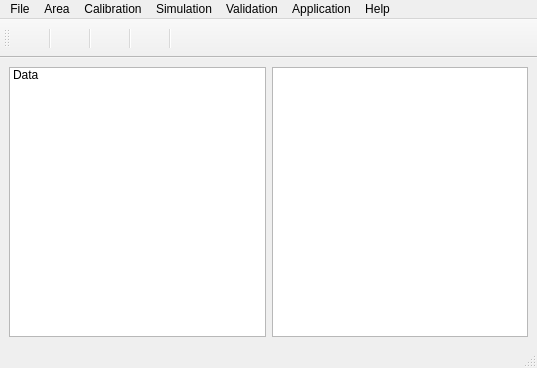
<?xml version="1.0" encoding="UTF-8"?>
<ui version="4.0">
 <class>MainWindow</class>
 <widget class="QMainWindow" name="MainWindow">
  <property name="geometry">
   <rect>
    <x>0</x>
    <y>0</y>
    <width>537</width>
    <height>368</height>
   </rect>
  </property>
  <property name="windowTitle">
   <string>MainWindow</string>
  </property>
  <property name="windowIcon">
   <iconset>
    <normaloff>../res/logo.png</normaloff>../res/logo.png</iconset>
  </property>
  <widget class="QWidget" name="centralwidget">
   <layout class="QGridLayout" name="gridLayout">
    <item row="0" column="0">
     <widget class="QListWidget" name="listWidget">
      <item>
       <property name="text">
        <string>Data</string>
       </property>
       <property name="icon">
        <iconset>
         <normaloff>C:/Users/panxi/.designer/backup/icon/3935.png</normaloff>C:/Users/panxi/.designer/backup/icon/3935.png</iconset>
       </property>
      </item>
     </widget>
    </item>
    <item row="0" column="1">
     <widget class="QGraphicsView" name="graphicsView"/>
    </item>
   </layout>
  </widget>
  <widget class="QMenuBar" name="menubar">
   <property name="geometry">
    <rect>
     <x>0</x>
     <y>0</y>
     <width>537</width>
     <height>26</height>
    </rect>
   </property>
   <widget class="QMenu" name="menuFile">
    <property name="title">
     <string>File</string>
    </property>
    <addaction name="actionOpen_2"/>
    <addaction name="actionClear"/>
   </widget>
   <widget class="QMenu" name="menuArea">
    <property name="title">
     <string>Area</string>
    </property>
    <addaction name="actionArea"/>
   </widget>
   <widget class="QMenu" name="menuCalibration">
    <property name="title">
     <string>Calibration</string>
    </property>
    <addaction name="actionCalibration"/>
   </widget>
   <widget class="QMenu" name="menuSimulation">
    <property name="title">
     <string>Simulation</string>
    </property>
    <addaction name="actionSimulation"/>
   </widget>
   <widget class="QMenu" name="menuValidation">
    <property name="title">
     <string>Validation</string>
    </property>
    <addaction name="actionValidation"/>
   </widget>
   <widget class="QMenu" name="menuApplication">
    <property name="title">
     <string>Application</string>
    </property>
    <addaction name="actionApplication"/>
   </widget>
   <widget class="QMenu" name="menuHelp">
    <property name="title">
     <string>Help</string>
    </property>
    <addaction name="actionAbout"/>
    <addaction name="actionUser_Guide_2"/>
   </widget>
   <addaction name="menuFile"/>
   <addaction name="menuArea"/>
   <addaction name="menuCalibration"/>
   <addaction name="menuSimulation"/>
   <addaction name="menuValidation"/>
   <addaction name="menuApplication"/>
   <addaction name="menuHelp"/>
  </widget>
  <widget class="QStatusBar" name="statusbar"/>
  <widget class="QToolBar" name="toolBar">
   <property name="windowTitle">
    <string>toolBar</string>
   </property>
   <attribute name="toolBarArea">
    <enum>TopToolBarArea</enum>
   </attribute>
   <attribute name="toolBarBreak">
    <bool>false</bool>
   </attribute>
   <addaction name="actionOpen"/>
   <addaction name="separator"/>
   <addaction name="actionMove"/>
   <addaction name="separator"/>
   <addaction name="actionWhole"/>
   <addaction name="separator"/>
   <addaction name="actionZoomIn"/>
   <addaction name="separator"/>
   <addaction name="actionZoomOut"/>
  </widget>
  <action name="actionOpen">
   <property name="checkable">
    <bool>true</bool>
   </property>
   <property name="icon">
    <iconset>
     <normaloff>../res/Open.png</normaloff>../res/Open.png</iconset>
   </property>
   <property name="text">
    <string/>
   </property>
   <property name="toolTip">
    <string>Open</string>
   </property>
  </action>
  <action name="actionWhole">
   <property name="checkable">
    <bool>true</bool>
   </property>
   <property name="icon">
    <iconset>
     <normaloff>../res/Full.png</normaloff>../res/Full.png</iconset>
   </property>
   <property name="text">
    <string/>
   </property>
   <property name="toolTip">
    <string>Full</string>
   </property>
  </action>
  <action name="actionZoomIn">
   <property name="checkable">
    <bool>true</bool>
   </property>
   <property name="icon">
    <iconset>
     <normaloff>../res/Zoomin.png</normaloff>../res/Zoomin.png</iconset>
   </property>
   <property name="text">
    <string/>
   </property>
   <property name="toolTip">
    <string>Zoom in</string>
   </property>
  </action>
  <action name="actionZoomOut">
   <property name="checkable">
    <bool>true</bool>
   </property>
   <property name="icon">
    <iconset>
     <normaloff>../res/Zoomout.png</normaloff>../res/Zoomout.png</iconset>
   </property>
   <property name="text">
    <string/>
   </property>
   <property name="toolTip">
    <string>Zoom out</string>
   </property>
  </action>
  <action name="actionMove">
   <property name="checkable">
    <bool>true</bool>
   </property>
   <property name="icon">
    <iconset>
     <normaloff>../res/Pan.png</normaloff>../res/Pan.png</iconset>
   </property>
   <property name="text">
    <string/>
   </property>
   <property name="toolTip">
    <string>Move</string>
   </property>
  </action>
  <action name="actionLUSD_Calibration">
   <property name="icon">
    <iconset theme="res/Open.png">
     <normaloff>C:/Users/panxi/.designer/backup</normaloff>C:/Users/panxi/.designer/backup</iconset>
   </property>
   <property name="text">
    <string>Calibration</string>
   </property>
  </action>
  <action name="actionLUSD_simulation">
   <property name="text">
    <string>Simulation</string>
   </property>
  </action>
  <action name="actionProbability_Calculation">
   <property name="text">
    <string>Simulation</string>
   </property>
  </action>
  <action name="actionCalibration">
   <property name="text">
    <string>Calibration</string>
   </property>
  </action>
  <action name="actionOpen_2">
   <property name="text">
    <string>Open</string>
   </property>
  </action>
  <action name="actionSave">
   <property name="text">
    <string>Save</string>
   </property>
  </action>
  <action name="actionSave_as">
   <property name="text">
    <string>Save as...</string>
   </property>
  </action>
  <action name="actionClear">
   <property name="text">
    <string>Close</string>
   </property>
  </action>
  <action name="actionSimulation">
   <property name="text">
    <string>Simulation</string>
   </property>
  </action>
  <action name="actionUser_Guide">
   <property name="text">
    <string>User Guide</string>
   </property>
  </action>
  <action name="actionValidation">
   <property name="text">
    <string>Validation</string>
   </property>
  </action>
  <action name="actionHelp_User">
   <property name="text">
    <string>User Guide</string>
   </property>
  </action>
  <action name="actionArea">
   <property name="text">
    <string>Area</string>
   </property>
  </action>
  <action name="actionAbout">
   <property name="text">
    <string>About</string>
   </property>
  </action>
  <action name="actionUser_Guide_2">
   <property name="text">
    <string>User Guide</string>
   </property>
  </action>
  <action name="actionApplication">
   <property name="text">
    <string>Application</string>
   </property>
  </action>
 </widget>
 <resources/>
 <connections/>
</ui>
